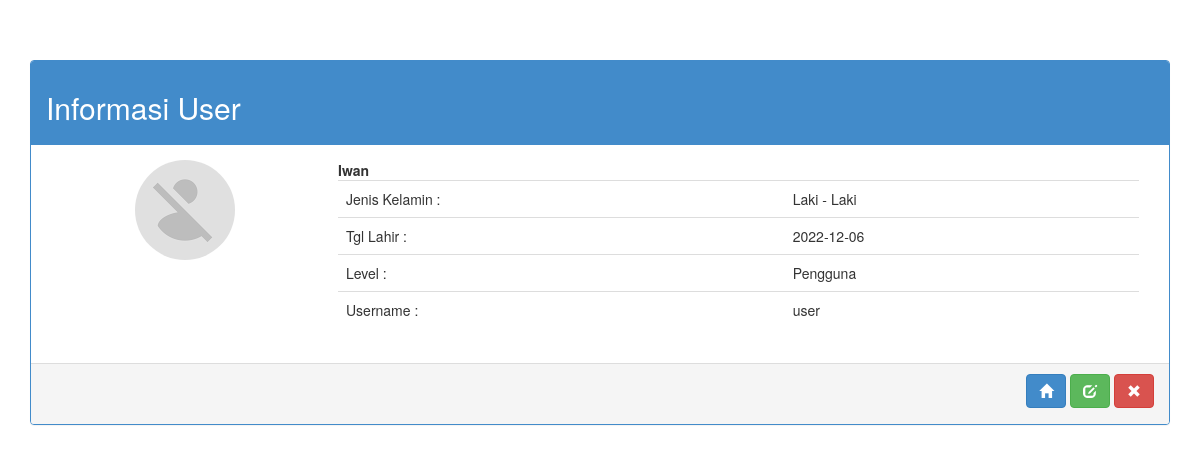
Screenshot of /pengguna/user.php (signed in) with the database file from the repository.
### tables this page shows
CREATE TABLE `pengguna` (
  `id_pengguna` int NOT NULL AUTO_INCREMENT,
  `nama` varchar(20) NOT NULL,
  `jenis_kelamin` varchar(20) NOT NULL,
  `tgl_lahir` varchar(20) NOT NULL,
  `username` varchar(20) NOT NULL,
  `password` varchar(20) NOT NULL,
  `hak` varchar(25) NOT NULL,
  PRIMARY KEY (`id_pengguna`)
);

### pengguna/user.php (the view, shortened to what this page needs)
<?php
include "../koneksi/config.php";
$id = $_SESSION['id'];
$sql = "select * from pengguna where id_pengguna='$id'";
$query = mysqli_query($connect, $sql);
$data = mysqli_fetch_array($query);
?>
<!DOCTYPE html>
<html>
<head>
    <link href="../assets/css/bootstrap.css" rel="stylesheet">
    <link href="../assets/css/style.css" rel="stylesheet" />
</head>
<body>
    <br><br><br>
    <div class="container">
            <div class="panel panel-primary">
                <div class="panel-heading">
                    <h2>Informasi User</h2>
                </div>
                <div class="panel-body">
                    <div class="row-fluid">
                        <div class="col-md-3">
                            <center><img class="img-circle" src="../assets/img/user.png"></center><br>
                        </div>
                        <div class="col-md-9">
                            <strong><?php echo ucwords($data["nama"]); ?></strong><br>
                            <table class="table table-responsive">
                                <tbody>
                                <tr>
                                    <td>Jenis Kelamin :</td>
                                    <td><?php echo $data["jenis_kelamin"]; ?></td>
                                </tr>
                                <tr>
                                    <td>Tgl Lahir :</td>
                                    <td><?php echo $data["tgl_lahir"]; ?></td>
                                </tr>
                                <tr>
                                    <td>Level : </td>
                                    <td><?php echo ucwords($data["hak"]); ?></td>
                                </tr>
                                <tr>
                                    <td>Username : </td>
                                    <td><?php echo $data["username"]; ?></td>
                                </tr>
                                </tbody>
                            </table>
                        </div>
                    </div>
                </div>
                <div class="panel-footer">
                    <span class="pull-right">
                        <a href="home.php" class="btn btn-primary"><i class="glyphicon glyphicon-home"></i></a>
                        <button class="btn btn-success" type="button" data-toggle="modal" data-target="#edit"><i class="glyphicon glyphicon-edit"></i></button>
                        <button class="btn btn-danger" type="button" data-toggle="modal" data-target="#hapus"><i class="glyphicon glyphicon-remove"></i></button>
                    </span>
                    <br><br>
                </div>
            </div>
        </div>
</body>
</html>

### assets/css/style.css (style rules this page uses)
.btn { margin-bottom:5px; }

### rows the page displays
pengguna: nama "Iwan", jenis_kelamin "Laki - Laki", tgl_lahir "2022-12-06", hak "Pengguna", username "user"
